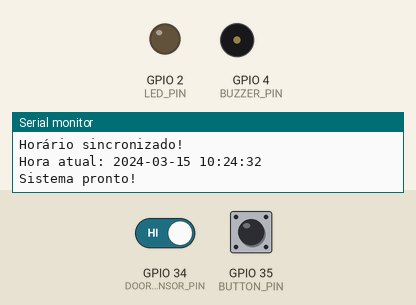
Simulated run of this sketch. Board: ESP32. Parts: output pins drawn as LEDs (lit = HIGH), buzzer (waves = sounding), the last lines printed to the serial monitor. Inputs (shaded band) come from the test bench; at power-on: GPIO 34 (DOOR_SENSOR_PIN) HIGH, GPIO 35 (BUTTON_PIN) HIGH. WiFi joins after 1.5 s; servers stay silent unless stated; uploads are accepted with an empty reply; the local clock reads 2024-03-15 10:24:30 at power-on unless the sketch sets it.

Above: at 3.7 s.
3.8 s: GPIO 34 (DOOR_SENSOR_PIN) driven LOW
At 6.6 s:
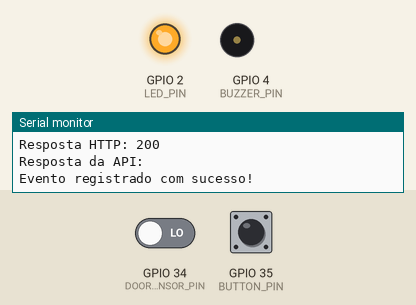
6.8 s: GPIO 35 (BUTTON_PIN) pulled LOW for 0.15 s
At 7.16 s:
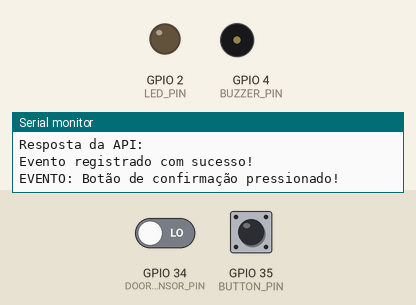
9.8 s: GPIO 35 (BUTTON_PIN) pulled LOW for 1 s
At 12.4 s:
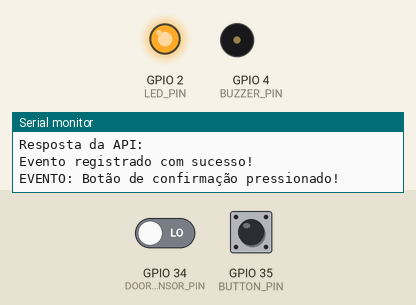
12.8 s: GPIO 35 (BUTTON_PIN) pulled LOW for 3.2 s
At 16.2 s:
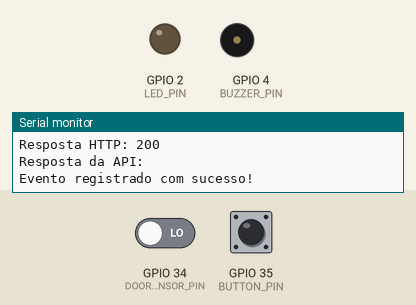
Timing chart, 0 to 17.7 s (numbered marks = the images above; inputs shaded):
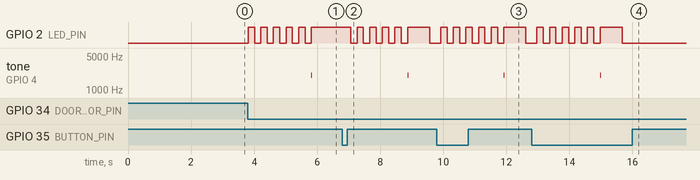

The sketch:

firmware_esp32_medication_box.ino
```cpp
// Sistema IoT de Caixa de Medicamentos - Firmware ESP32
// Sensor de abertura + LED + Buzzer + Wi-Fi + API
// Autor: Projeto Medicamentos para Idosos
// Data: 2026

#include <WiFi.h>
#include <HTTPClient.h>
#include <ArduinoJson.h>
#include <time.h>

// ==================== CONFIGURAÇÕES ====================

// Pinos do ESP32
#define DOOR_SENSOR_PIN 34        // Pino analógico para sensor de abertura (reed switch)
#define LED_PIN 2                  // Pino do LED de alerta
#define BUZZER_PIN 4               // Pino do buzzer sonoro
#define BUTTON_PIN 35              // Botão de confirmação manual

// Credenciais Wi-Fi
const char* SSID = "seu-wifi-ssid";
const char* PASSWORD = "sua-senha-wifi";

// Configuração da API
const char* API_BASE_URL = "http://localhost:5000/api";
const char* DEVICE_ID = "esp32-medication-box-001";
const char* DEVICE_NAME = "Caixa de Medicamentos IoT";

// Dados do compartimento (qual medicamento)
const int COMPARTMENT_ID = 1;

// Tempo de detecção (em milissegundos)
const unsigned long DETECTION_TIMEOUT = 30000;  // 30 segundos para detectar abertura
const unsigned long DEBOUNCE_DELAY = 50;        // Anti-bounce

// ==================== VARIÁVEIS GLOBAIS ====================

bool doorOpened = false;
unsigned long lastDebounceTime = 0;
unsigned long reminderTime = 0;
bool isWiFiConnected = false;

// ==================== ESTRUTURA DE DADOS ====================

struct MedicationEvent {
  int compartmentId;
  String eventType;        // "opened", "taken", "late", "missed"
  String timestamp;
  String medicationName;
};

// ==================== FUNÇÕES DE SETUP ====================

void setup() {
  Serial.begin(115200);
  delay(1000);

  Serial.println("\n\nIniciando Sistema IoT de Caixa de Medicamentos...");

  // Inicializar pinos
  pinMode(DOOR_SENSOR_PIN, INPUT);
  pinMode(LED_PIN, OUTPUT);
  pinMode(BUZZER_PIN, OUTPUT);
  pinMode(BUTTON_PIN, INPUT_PULLUP);

  // Estado inicial: desligado
  digitalWrite(LED_PIN, LOW);
  digitalWrite(BUZZER_PIN, LOW);

  // Conectar ao Wi-Fi
  setupWiFi();

  // Configurar NTP para obter hora sincronizada
  configTime(0, 0, "pool.ntp.org", "time.nist.gov");
  waitForTime();

  Serial.println("Sistema pronto!");
}

// ==================== FUNÇÃO PRINCIPAL LOOP ====================

void loop() {
  // Verificar conexão Wi-Fi
  checkWiFiConnection();

  // Verificar sensor de porta
  checkDoorSensor();

  // Verificar botão de confirmação manual
  checkConfirmationButton();

  delay(100);
}

// ==================== FUNÇÕES DE WI-FI ====================

void setupWiFi() {
  Serial.print("Conectando ao Wi-Fi: ");
  Serial.println(SSID);

  WiFi.mode(WIFI_STA);
  WiFi.begin(SSID, PASSWORD);

  int attempts = 0;
  while (WiFi.status() != WL_CONNECTED && attempts < 20) {
    delay(500);
    Serial.print(".");
    attempts++;
  }

  if (WiFi.status() == WL_CONNECTED) {
    isWiFiConnected = true;
    Serial.println("\nWi-Fi conectado!");
    Serial.print("IP: ");
    Serial.println(WiFi.localIP());
  } else {
    Serial.println("\nFalha ao conectar Wi-Fi");
    isWiFiConnected = false;
  }
}

void checkWiFiConnection() {
  if (WiFi.status() != WL_CONNECTED) {
    if (isWiFiConnected) {
      Serial.println("Perdida conexão Wi-Fi. Reconectando...");
      WiFi.reconnect();
    }
    isWiFiConnected = false;
  } else {
    isWiFiConnected = true;
  }
}

// ==================== FUNÇÕES DE SENSORES ====================

void checkDoorSensor() {
  // Ler sensor de abertura (normalmente aberto = HIGH)
  int sensorValue = digitalRead(DOOR_SENSOR_PIN);

  // Debounce
  if (millis() - lastDebounceTime < DEBOUNCE_DELAY) {
    return;
  }

  if (sensorValue == LOW && !doorOpened) {
    // Porta foi aberta!
    doorOpened = true;
    lastDebounceTime = millis();
    reminderTime = millis();

    Serial.println("EVENTO: Porta aberta detectada!");

    // Ativar alertas visuais e sonoros
    activateAlerts();

    // Registrar evento na API
    reportMedicationEvent("opened", "Compartimento aberto");

  } else if (sensorValue == HIGH && doorOpened) {
    // Porta foi fechada

    unsigned long openDuration = millis() - reminderTime;

    Serial.print("EVENTO: Porta fechada após ");
    Serial.print(openDuration / 1000);
    Serial.println(" segundos");

    // Desativar alertas
    deactivateAlerts();

    // Verificar se foi tomado no tempo correto
    if (openDuration >= 2000) {  // Pelo menos 2 segundos aberta = que tomou medicamento
      doorOpened = false;
      reportMedicationEvent("taken", "Medicamento tomado");
    } else {
      doorOpened = false;
    }
  }
}

void checkConfirmationButton() {
  // Botão de confirmação manual (caso o sensor de porta falhe)
  if (digitalRead(BUTTON_PIN) == LOW) {
    delay(50);  // Debounce

    if (digitalRead(BUTTON_PIN) == LOW) {
      Serial.println("EVENTO: Botão de confirmação pressionado!");

      // Ativar feedback visual e sonoro
      activateAlerts();
      delay(500);

      // Registrar que medicamento foi tomado
      reportMedicationEvent("taken", "Medicamento tomado (confirmação manual)");

      // Desativar alertas
      deactivateAlerts();

      // Aguardar soltar botão
      while (digitalRead(BUTTON_PIN) == LOW) {
        delay(50);
      }
      delay(200);  // Debounce ao soltar
    }
  }
}

// ==================== FUNÇÕES DE ALERTAS ====================

void activateAlerts() {
  // LED piscando
  for (int i = 0; i < 5; i++) {
    digitalWrite(LED_PIN, HIGH);
    delay(200);
    digitalWrite(LED_PIN, LOW);
    delay(200);
  }

  // Buzzer sonoro
  for (int freq = 1000; freq <= 2000; freq += 10) {
    tone(BUZZER_PIN, freq, 10);
  }

  // Manter LED ligado
  digitalWrite(LED_PIN, HIGH);
}

void deactivateAlerts() {
  digitalWrite(LED_PIN, LOW);
  digitalWrite(BUZZER_PIN, LOW);
  noTone(BUZZER_PIN);
}

// ==================== FUNÇÕES DE API ====================

void reportMedicationEvent(String eventType, String description) {
  if (!isWiFiConnected) {
    Serial.println("Não conectado ao Wi-Fi. Evento armazenado localmente.");
    // Em produção, salvar em SPIFFS e sincronizar depois
    return;
  }

  HTTPClient http;
  String url = String(API_BASE_URL) + "/iot/events";

  // JSON payload
  StaticJsonDocument<256> jsonDoc;
  jsonDoc["device_id"] = DEVICE_ID;
  jsonDoc["compartment_id"] = COMPARTMENT_ID;
  jsonDoc["event_type"] = eventType;
  jsonDoc["description"] = description;
  jsonDoc["timestamp"] = getFormattedTime();

  String jsonString;
  serializeJson(jsonDoc, jsonString);

  http.begin(url);
  http.addHeader("Content-Type", "application/json");
  http.addHeader("X-Device-Token", DEVICE_ID);

  int httpCode = http.POST(jsonString);

  if (httpCode > 0) {
    Serial.print("Resposta HTTP: ");
    Serial.println(httpCode);

    String response = http.getString();
    Serial.print("Resposta da API: ");
    Serial.println(response);

    if (httpCode == 200 || httpCode == 201) {
      Serial.println("Evento registrado com sucesso!");
    }
  } else {
    Serial.print("Erro na requisição HTTP: ");
    Serial.println(http.errorToString(httpCode));
  }

  http.end();
}

String getFormattedTime() {
  time_t now = time(nullptr);
  struct tm* timeinfo = localtime(&now);

  char buffer[30];
  strftime(buffer, sizeof(buffer), "%Y-%m-%d %H:%M:%S", timeinfo);
  return String(buffer);
}

void waitForTime() {
  Serial.println("Aguardando sincronização de horário...");

  int attempts = 0;
  while (time(nullptr) < 24 * 3600 && attempts < 30) {
    delay(500);
    Serial.print(".");
    attempts++;
  }

  Serial.println("\nHorário sincronizado!");
  Serial.print("Hora atual: ");
  Serial.println(getFormattedTime());
}

// ==================== FUNCIONALIDADES ADICIONAIS ====================

// Função para registrar evento de lembrete (chamado via API)
void setReminderAlert(int reminderTime) {
  Serial.print("Alerta de lembrete agendado para: ");
  Serial.println(reminderTime);

  // Ativar LED piscante como pré-alerta
  for (int i = 0; i < 3; i++) {
    digitalWrite(LED_PIN, HIGH);
    delay(500);
    digitalWrite(LED_PIN, LOW);
    delay(500);
  }
}

// Função para teste dos alertas (útil para manutenção)
void testAlerts() {
  Serial.println("Testando LED...");
  digitalWrite(LED_PIN, HIGH);
  delay(1000);
  digitalWrite(LED_PIN, LOW);

  Serial.println("Testando Buzzer...");
  for (int i = 0; i < 3; i++) {
    tone(BUZZER_PIN, 1500, 500);
    delay(500);
  }
  noTone(BUZZER_PIN);
}

// Informações do dispositivo
void printDeviceInfo() {
  Serial.println("\n=== Informações do Dispositivo ===");
  Serial.print("Device ID: ");
  Serial.println(DEVICE_ID);
  Serial.print("Device Name: ");
  Serial.println(DEVICE_NAME);
  Serial.print("Compartimento: ");
  Serial.println(COMPARTMENT_ID);
  Serial.print("IP Address: ");
  Serial.println(WiFi.localIP());
  Serial.print("RSSI (Potência do Sinal): ");
  Serial.println(WiFi.RSSI());
  Serial.print("Hora: ");
  Serial.println(getFormattedTime());
  Serial.println("=================================\n");
}
```

Measured:
- after the input at 3.8 s, GPIO 2 (LED_PIN): alternates HIGH for 0.20 s and LOW for 0.20 s, 11 changes in all, then stays HIGH, starting at once; tone on GPIO 4 (BUZZER_PIN): silent → 2000 Hz after 2.0 s, → silent 0.01 s later
- after the input at 6.8 s, GPIO 2 (LED_PIN): goes 4 × (LOW 0.20 s, HIGH 0.20 s), LOW 0.20 s, HIGH 0.70 s, then LOW, starting after 0.27 s; tone on GPIO 4 (BUZZER_PIN): silent → 2000 Hz after 2.1 s, → silent 0.01 s later
- after the input at 9.8 s, GPIO 2 (LED_PIN): goes 5 × (HIGH 0.20 s, LOW 0.20 s), HIGH 0.70 s, then LOW, starting after 0.12 s; tone on GPIO 4 (BUZZER_PIN): silent → 2000 Hz after 2.1 s, → silent 0.01 s later
- after the input at 12.8 s, GPIO 2 (LED_PIN): goes 5 × (HIGH 0.20 s, LOW 0.20 s), HIGH 0.70 s, then LOW, starting after 0.17 s; tone on GPIO 4 (BUZZER_PIN): silent → 2000 Hz after 2.2 s, → silent 0.01 s later
